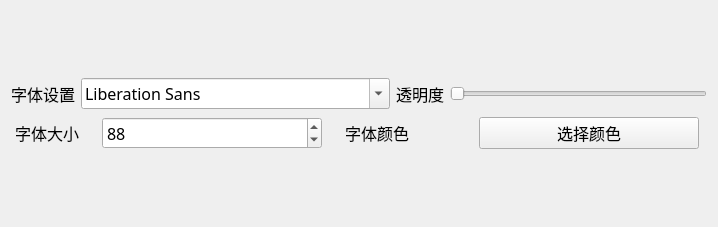
<?xml version="1.0" encoding="UTF-8"?>
<ui version="4.0">
 <class>Theme</class>
 <widget class="QWidget" name="Theme">
  <property name="geometry">
   <rect>
    <x>0</x>
    <y>0</y>
    <width>718</width>
    <height>227</height>
   </rect>
  </property>
  <property name="windowTitle">
   <string>Form</string>
  </property>
  <layout class="QHBoxLayout" name="horizontalLayout">
   <item>
    <layout class="QVBoxLayout" name="verticalLayout">
     <item>
      <layout class="QVBoxLayout" name="verticalLayout_2">
       <item>
        <layout class="QHBoxLayout" name="horizontalLayout_4">
         <item>
          <widget class="QLabel" name="label">
           <property name="font">
            <font>
             <family>宋体</family>
             <pointsize>12</pointsize>
            </font>
           </property>
           <property name="text">
            <string>字体设置</string>
           </property>
          </widget>
         </item>
         <item>
          <widget class="QFontComboBox" name="fontComboBox">
           <property name="font">
            <font>
             <family>宋体</family>
             <pointsize>12</pointsize>
            </font>
           </property>
          </widget>
         </item>
         <item>
          <widget class="QLabel" name="label_2">
           <property name="font">
            <font>
             <family>宋体</family>
             <pointsize>12</pointsize>
            </font>
           </property>
           <property name="text">
            <string>透明度</string>
           </property>
          </widget>
         </item>
         <item>
          <widget class="QSlider" name="horizontalSlider">
           <property name="orientation">
            <enum>Qt::Horizontal</enum>
           </property>
          </widget>
         </item>
        </layout>
       </item>
       <item>
        <layout class="QHBoxLayout" name="horizontalLayout_5" stretch="1,2,1,2">
         <property name="spacing">
          <number>23</number>
         </property>
         <property name="leftMargin">
          <number>4</number>
         </property>
         <property name="topMargin">
          <number>2</number>
         </property>
         <property name="rightMargin">
          <number>8</number>
         </property>
         <property name="bottomMargin">
          <number>0</number>
         </property>
         <item>
          <widget class="QLabel" name="label_3">
           <property name="sizePolicy">
            <sizepolicy hsizetype="Fixed" vsizetype="Preferred">
             <horstretch>0</horstretch>
             <verstretch>0</verstretch>
            </sizepolicy>
           </property>
           <property name="font">
            <font>
             <family>宋体</family>
             <pointsize>12</pointsize>
            </font>
           </property>
           <property name="text">
            <string>字体大小</string>
           </property>
          </widget>
         </item>
         <item>
          <widget class="QSpinBox" name="spinBox">
           <property name="sizePolicy">
            <sizepolicy hsizetype="Preferred" vsizetype="Fixed">
             <horstretch>0</horstretch>
             <verstretch>0</verstretch>
            </sizepolicy>
           </property>
           <property name="font">
            <font>
             <family>宋体</family>
             <pointsize>12</pointsize>
            </font>
           </property>
           <property name="maximum">
            <number>200</number>
           </property>
           <property name="value">
            <number>88</number>
           </property>
          </widget>
         </item>
         <item>
          <widget class="QLabel" name="label_4">
           <property name="sizePolicy">
            <sizepolicy hsizetype="Preferred" vsizetype="Preferred">
             <horstretch>0</horstretch>
             <verstretch>0</verstretch>
            </sizepolicy>
           </property>
           <property name="font">
            <font>
             <family>宋体</family>
             <pointsize>12</pointsize>
            </font>
           </property>
           <property name="text">
            <string>字体颜色</string>
           </property>
          </widget>
         </item>
         <item>
          <widget class="QPushButton" name="pushButton_2">
           <property name="sizePolicy">
            <sizepolicy hsizetype="Preferred" vsizetype="Fixed">
             <horstretch>0</horstretch>
             <verstretch>0</verstretch>
            </sizepolicy>
           </property>
           <property name="font">
            <font>
             <family>宋体</family>
             <pointsize>12</pointsize>
            </font>
           </property>
           <property name="text">
            <string>选择颜色</string>
           </property>
          </widget>
         </item>
        </layout>
       </item>
      </layout>
     </item>
    </layout>
   </item>
  </layout>
 </widget>
 <resources/>
 <connections>
  <connection>
   <sender>fontComboBox</sender>
   <signal>currentFontChanged(QFont)</signal>
   <receiver>Theme</receiver>
   <slot>font_set()</slot>
   <hints>
    <hint type="sourcelabel">
     <x>212</x>
     <y>89</y>
    </hint>
    <hint type="destinationlabel">
     <x>169</x>
     <y>0</y>
    </hint>
   </hints>
  </connection>
  <connection>
   <sender>horizontalSlider</sender>
   <signal>valueChanged(int)</signal>
   <receiver>Theme</receiver>
   <slot>trans_set()</slot>
   <hints>
    <hint type="sourcelabel">
     <x>782</x>
     <y>90</y>
    </hint>
    <hint type="destinationlabel">
     <x>592</x>
     <y>299</y>
    </hint>
   </hints>
  </connection>
  <connection>
   <sender>spinBox</sender>
   <signal>valueChanged(int)</signal>
   <receiver>Theme</receiver>
   <slot>font_size_set()</slot>
   <hints>
    <hint type="sourcelabel">
     <x>394</x>
     <y>231</y>
    </hint>
    <hint type="destinationlabel">
     <x>409</x>
     <y>299</y>
    </hint>
   </hints>
  </connection>
  <connection>
   <sender>pushButton_2</sender>
   <signal>clicked()</signal>
   <receiver>Theme</receiver>
   <slot>get_Color()</slot>
   <hints>
    <hint type="sourcelabel">
     <x>657</x>
     <y>231</y>
    </hint>
    <hint type="destinationlabel">
     <x>644</x>
     <y>457</y>
    </hint>
   </hints>
  </connection>
 </connections>
 <slots>
  <slot>font_set()</slot>
  <slot>trans_set()</slot>
  <slot>font_size_set()</slot>
  <slot>get_Color()</slot>
 </slots>
</ui>
